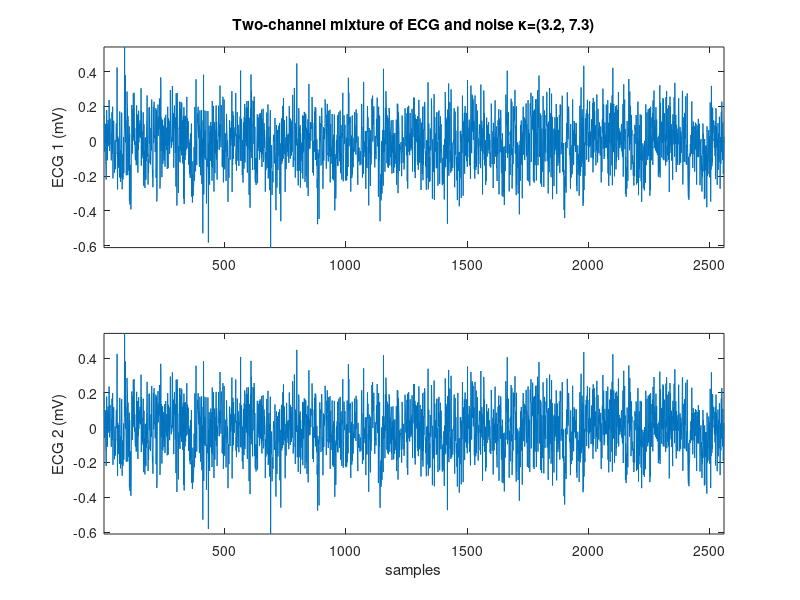

The MATLAB script that drew this image: (Note: this script raises an error after producing the figure.)
% Toy code to implement a nonlinear gradient descent to maximize kurtosis
% i.e. - simple ICA

% delete the last error log if it exists
 fid = fopen('error.log','w');
 fclose(fid);



% load data - random mixture of Gaussian noise and  
load Xnew.dat;

    subplot(2,1,1)
    plot(Xnew(1,:)); 
    axis([1 length(Xnew(1,:)) -inf inf])
    title(['Two-channel mixture of ECG and noise \kappa=(3.2, 7.3)']);
    ylabel('ECG 1 (mV)');
    subplot(2,1,2)
    plot(Xnew(1,:))    
    axis([1 length(Xnew(1,:)) -inf inf])
    ylabel('ECG 2 (mV)');
    xlabel('samples')
    
    fprintf('Press any key to start the Blind Source Separation\n')
    pause
% intialise the transformation (demixing) matrix with small random
% numbers, of the dimensionality of the inputs
W_init=abs(randn(2,2));
W_init=W_init./(10*max(max(W_init)));

% set options for gradient descent
OPTIONS = optimset('MaxIter',100,'LargeScale','off','Algorithm','levenberg-marquardt');

tic % start timer

% perform nonlinear descent with cost function Wtrans
[W,RESNORM,RESIDUAL,EXITFLAG, O] = lsqnonlin( @Wtrans, W_init ,[],[], OPTIONS , Xnew, 0);
toc % end timer and print time elapsed for gradient descent

% take final demixing matrix and unmix observations, X.
Y=W*Xnew;

% What was the final cost function value?
k(1)=(eps + abs(kurtosis(Y(1,:))-3));
k(2)=(eps + abs(kurtosis(Y(2,:))-3));

error = [(1./k(1))  (k(2))];

% Remove error log so that it does not get appended to on next run
%!del error.log

% Plot final data

% figure
%    subplot(2,1,1)
%     plot(Y(1,:)); 
%     title(['e= ' num2str(error) ' w = ' num2str(W(1,1)) ' ' num2str(W(1,2)) ' ' num2str(W(2,1)) ' ' num2str(W(2,2)) ' ']);
%     ylabel(['k= ' num2str(k(1))]);
%     subplot(2,1,2)
%     plot(Y(2,:))    
%     ylabel(['k= ' num2str(k(2))]);

